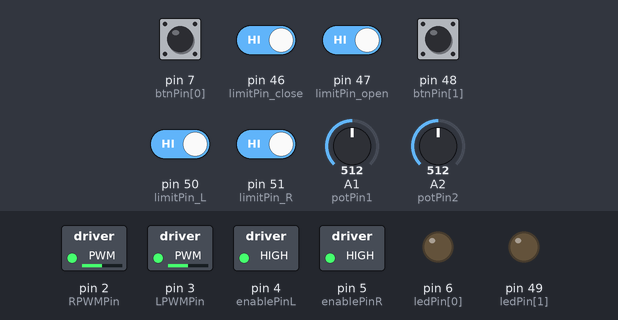
This sketch was run on a simulated Arduino Mega 2560, built with avr-gcc and run on an emulated ATmega2560. Parts: switched loads named in the sketch (green lamp = pin HIGH), output pins drawn as LEDs (lit = HIGH). The test bench sets the inputs (shaded band); at power-on: pin 7 (btnPin[0]), pin 46 (limitPin_close), pin 47 (limitPin_open), pin 48 (btnPin[1]), pin 50 (limitPin_L), pin 51 (limitPin_R) HIGH, A1 (potPin1) = 512, A2 (potPin2) = 512.

Above: at 1.2 s.
1.3 s: pin 7 (btnPin[0]) pulled LOW for 0.15 s
At 3.0 s:
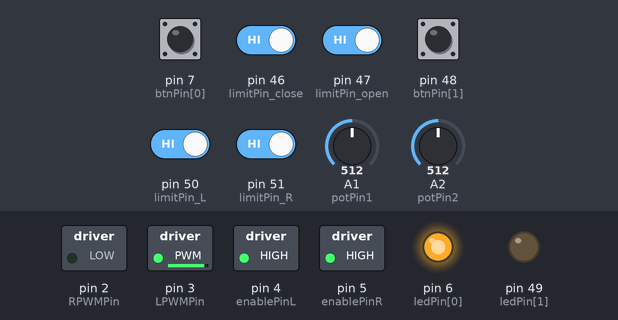
3.3 s: pin 50 (limitPin_L) driven LOW
At 6.0 s:
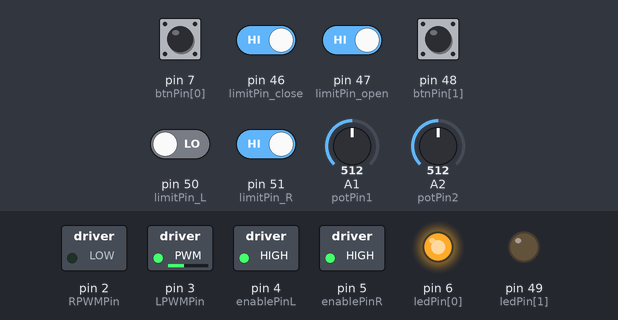
6.3 s: A1 (potPin1) set to 716
9.3 s: A2 (potPin2) set to 716
At 10.5 s:
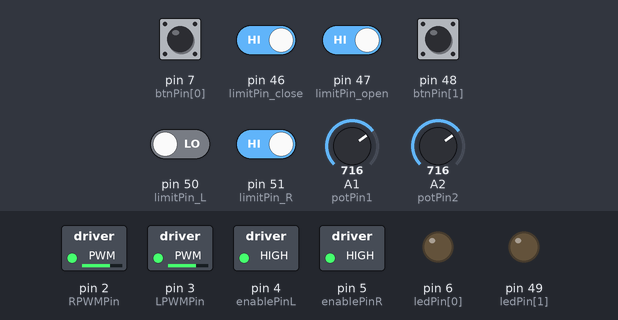
10.8 s: pin 48 (btnPin[1]) pulled LOW for 0.15 s
At 12.5 s:
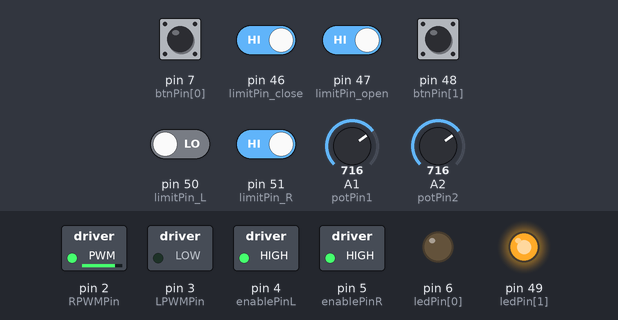
12.8 s: pin 51 (limitPin_R) driven LOW
Timing chart, 0 to 19.6 s (numbered marks = the images above; inputs shaded):
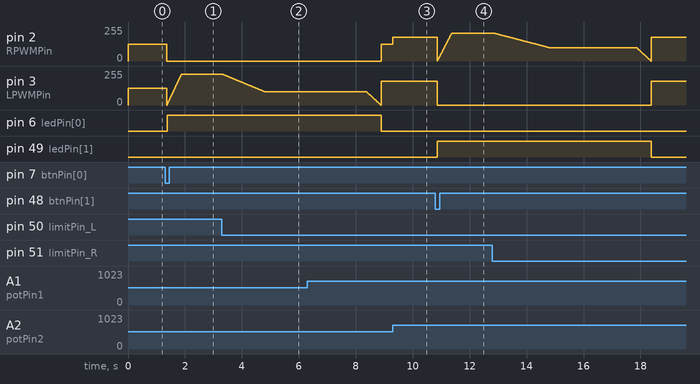

Measured:
- after the input at 1.3 s, pin 2 (RPWMPin): 127/255 → 0/255 after 0.06 s; pin 6 (ledPin[0]): LOW → HIGH after 0.07 s
- after the input at 3.3 s, pin 3 (LPWMPin): moves from 230/255 to 100/255 over 1.5 s, starting at once
- after the input at 9.3 s, pin 2 (RPWMPin): 127/255 → 178/255 at once
- after the input at 10.8 s, pin 3 (LPWMPin): 178/255 → 0/255 after 0.06 s; pin 49 (ledPin[1]): LOW → HIGH after 0.07 s

The sketch:

ELEVATOR_DOOR_MOTOR_V5.ino
```cpp
/* Elevator door - FINAL CLEAN LIMIT HANDLING */

#define numLED 2
#define numBTN 2

// motor pins
const int enablePinL = 4;
const int enablePinR = 5;
const int LPWMPin = 3;
const int RPWMPin = 2;

// buttons / LEDs
int btnPin[numBTN] = {7,48};
int ledPin[numLED] = {6,49};

// pots
const int potPin1 = A1;
const int potPin2 = A2;

// limits
const int limitPin_L = 50;
const int limitPin_R = 51;
const int limitPin_close = 46;
const int limitPin_open = 47;

// ===============================
const int maxPWM_LEFT = 230;
const int maxPWM_RIGHT = 210;

const int leftRampUpSteps = 50;
const int rightRampUpSteps = 50;

const int leftRampDownSteps = 145;
const int rightRampDownSteps = 195;

const int leftHoldPWM = 100;
const int rightHoldPWM = 100;

const int openRampSteps = 110;
const int closeRampSteps = 43;
const int timeoutRampSteps = 50;

// ===============================
const unsigned long motionTimeout = 7000;
unsigned long motionStartTime = 0;
bool timeoutActive = false;

// ===============================
enum StopReason {
  STOP_NONE,
  STOP_OPEN,
  STOP_CLOSE,
  STOP_TIMEOUT
};

StopReason stopReason = STOP_NONE;

// ===============================
enum MotorState {
  OFF,
  RAMPUP,
  TRAVEL_HOLD,
  RAMPDOWN,
  DWELL_HOLD,
  FINAL_RAMPDOWN
};

enum MotorDirection {
  NONE,
  LEFT_DIR,
  RIGHT_DIR
};

MotorState state = OFF;
MotorDirection direction = NONE;

bool motionActive = false;

int currentPWM = 0;
int rampCounter = 0;

// ===============================
// BUTTONS
// ===============================
int buttonState[numBTN] = {HIGH, HIGH};
int lastButtonState[numBTN] = {HIGH, HIGH};

unsigned long lastDebounceTime[numBTN] = {0, 0};
const unsigned long debounceDelay = 50;

// ===============================
bool ledActive[numBTN] = {false, false};

// ===============================
void setup() {

  Serial.begin(9600);

  pinMode(enablePinL, OUTPUT);
  pinMode(enablePinR, OUTPUT);
  pinMode(LPWMPin, OUTPUT);
  pinMode(RPWMPin, OUTPUT);

  pinMode(limitPin_L, INPUT_PULLUP);
  pinMode(limitPin_R, INPUT_PULLUP);
  pinMode(limitPin_close, INPUT_PULLUP);
  pinMode(limitPin_open, INPUT_PULLUP);

  digitalWrite(enablePinL, HIGH);
  digitalWrite(enablePinR, HIGH);

  for (int i = 0; i < numBTN; i++) {
    pinMode(btnPin[i], INPUT_PULLUP);
  }

  for (int i = 0; i < numLED; i++) {
    pinMode(ledPin[i], OUTPUT);
  }
}

// ===============================
void debounce() {

  for (int n = 0; n < numBTN; n++) {

    int reading = digitalRead(btnPin[n]);

    if (reading != lastButtonState[n]) {
      lastDebounceTime[n] = millis();
    }

    if ((millis() - lastDebounceTime[n]) > debounceDelay) {
      buttonState[n] = reading;
    }

    lastButtonState[n] = reading;
  }
}

// ===============================
bool buttonPressedEdge(int n) {
  static int lastStable[numBTN] = {HIGH, HIGH};

  bool pressed = false;

  if (buttonState[n] == LOW && lastStable[n] == HIGH) {
    pressed = true;
  }

  lastStable[n] = buttonState[n];
  return pressed;
}

// ===============================
void startMotion(MotorDirection dir) {

  direction = dir;
  state = RAMPUP;
  rampCounter = 0;

  motionActive = true;
  timeoutActive = false;
  motionStartTime = millis();

  stopReason = STOP_NONE;

  ledActive[0] = false;
  ledActive[1] = false;

  if (dir == LEFT_DIR) ledActive[0] = true;
  if (dir == RIGHT_DIR) ledActive[1] = true;
}

// ===============================
void stopMotion() {

  currentPWM = 0;
  state = OFF;
  direction = NONE;

  motionActive = false;
  timeoutActive = false;

  ledActive[0] = false;
  ledActive[1] = false;
}

// ===============================
void checkTimeout() {

  if (!motionActive || timeoutActive) return;

  if (millis() - motionStartTime > motionTimeout) {
    timeoutActive = true;
    stopReason = STOP_TIMEOUT;
    state = FINAL_RAMPDOWN;
    rampCounter = 0;
  }
}

// ===============================
void updateLEDs() {
  digitalWrite(ledPin[0], ledActive[0]);
  digitalWrite(ledPin[1], ledActive[1]);
}

// ===============================
void driveManualMotor() {

  int pwmL = map(analogRead(potPin1), 0, 1023, 0, 255);
  int pwmR = map(analogRead(potPin2), 0, 1023, 0, 255);

  analogWrite(LPWMPin, pwmL);
  analogWrite(RPWMPin, pwmR);
}

// ===============================
void driveAutoMotor() {

  if (direction == LEFT_DIR) {
    analogWrite(LPWMPin, currentPWM);
    analogWrite(RPWMPin, 0);
  } else {
    analogWrite(LPWMPin, 0);
    analogWrite(RPWMPin, currentPWM);
  }
}

// ===============================
void updateMotorState() {

  int Limit_L = digitalRead(limitPin_L);
  int Limit_R = digitalRead(limitPin_R);
  int limitOpen = digitalRead(limitPin_open);
  int limitClose = digitalRead(limitPin_close);

  int maxPWM = (direction == LEFT_DIR) ? maxPWM_LEFT : maxPWM_RIGHT;
  int rampUp = (direction == LEFT_DIR) ? leftRampUpSteps : rightRampUpSteps;
  int rampDown = (direction == LEFT_DIR) ? leftRampDownSteps : rightRampDownSteps;
  int holdPWM = (direction == LEFT_DIR) ? leftHoldPWM : rightHoldPWM;

  // 🔥 GLOBAL LIMIT OVERRIDE (runs every loop)
  if (motionActive && state != FINAL_RAMPDOWN && state != OFF) {

    if (direction == RIGHT_DIR && limitOpen == LOW) {
      stopReason = STOP_OPEN;
      state = FINAL_RAMPDOWN;
      rampCounter = 0;
    }

    if (direction == LEFT_DIR && limitClose == LOW) {
      stopReason = STOP_CLOSE;
      state = FINAL_RAMPDOWN;
      rampCounter = 0;
    }
  }

  switch (state) {

    case OFF:
      currentPWM = 0;
      break;

    case RAMPUP:
      if (rampCounter < rampUp) {
        currentPWM = map(rampCounter++, 0, rampUp, 0, maxPWM);
      } else {
        state = TRAVEL_HOLD;
      }
      break;

    case TRAVEL_HOLD:
      currentPWM = maxPWM;

      if ((direction == LEFT_DIR && Limit_L == LOW) ||
          (direction == RIGHT_DIR && Limit_R == LOW)) {
        state = RAMPDOWN;
        rampCounter = 0;
      }

      break;

    case RAMPDOWN:
      if (rampCounter < rampDown) {
        currentPWM = map(rampCounter++, 0, rampDown, maxPWM, holdPWM);
      } else {
        state = DWELL_HOLD;
      }
      break;

    case DWELL_HOLD:
      currentPWM = holdPWM;
      break;

    case FINAL_RAMPDOWN: {
      int steps = (stopReason == STOP_CLOSE) ? closeRampSteps :
                  (stopReason == STOP_OPEN) ? openRampSteps :
                  timeoutRampSteps;

      if (rampCounter < steps) {
        currentPWM = map(rampCounter++, 0, steps, holdPWM, 0);
      } else {
        stopMotion();
      }
      break;
    }
  }
}

// ===============================
void loop() {

  debounce();
  checkTimeout();
  updateLEDs();

  if (!motionActive) {

    if (buttonPressedEdge(0)) {
      startMotion(LEFT_DIR);
    }

    if (buttonPressedEdge(1)) {
      startMotion(RIGHT_DIR);
    }
  }

  if (!motionActive) {
    driveManualMotor();
  } else {
    updateMotorState();
    driveAutoMotor();
  }

  delay(10);
}
```
